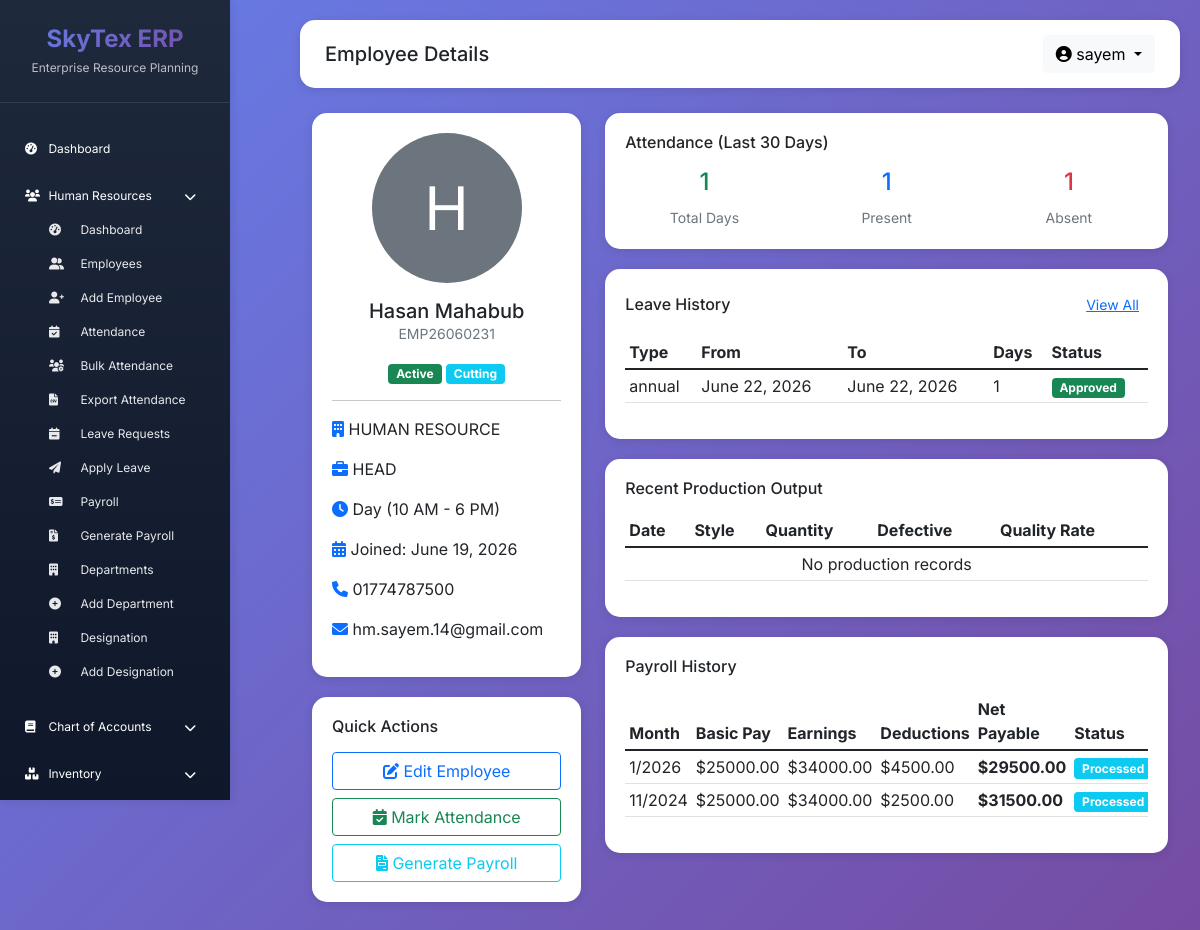
Page /hr/employees/1/ (signed in) on the earlier database version.
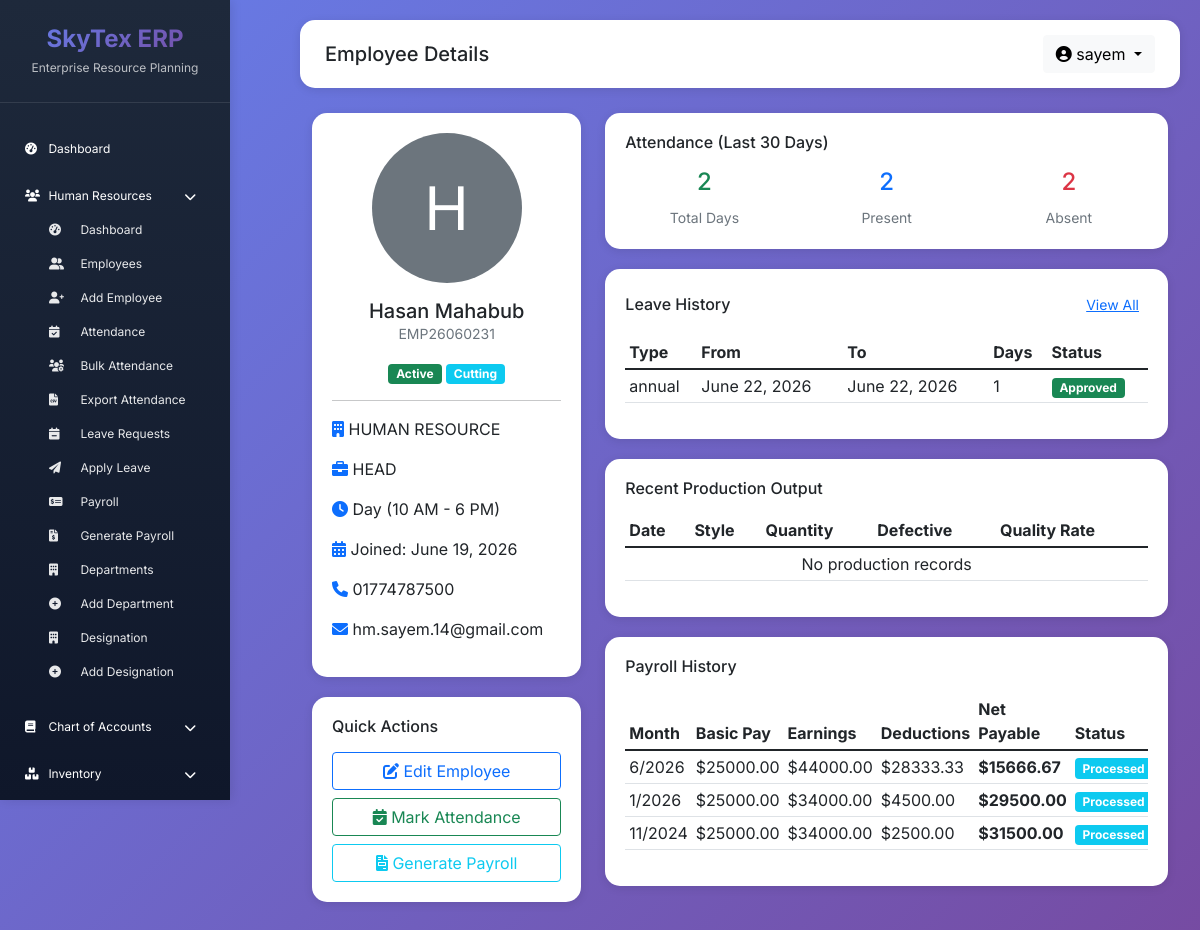
Same page on the later database version.
### apps/hr/models.py (models this page shows, shortened)
class Leave(models.Model):
    LEAVE_TYPES = [
        ('sick', 'Sick Leave'),
        ('casual', 'Casual Leave'),
        ('unpaid', 'Unpaid Leave'),
    ]
    LEAVE_ANNUAL_QUOTA = {
        'casual': 14,
        'sick': 10,
    }
    STATUS_CHOICES = [
        ('pending', 'Pending'),
        ('approved', 'Approved'),
        ('rejected', 'Rejected'),
        ('cancelled', 'Cancelled'),
    ]
    employee = models.ForeignKey(Employee, on_delete=models.CASCADE, related_name='leaves')
    leave_type = models.CharField(max_length=20, choices=LEAVE_TYPES)
    start_date = models.DateField()
    end_date = models.DateField()
    total_days = models.IntegerField()
    reason = models.TextField()
    status = models.CharField(max_length=20, choices=STATUS_CHOICES, default='pending')
    approved_by = models.ForeignKey(User, on_delete=models.SET_NULL, null=True, related_name='approved_leaves')
    approved_date = models.DateField(null=True, blank=True)
    remarks = models.TextField(blank=True)
    created_at = models.DateTimeField(auto_now_add=True)

class Payroll(models.Model):
    STATUS_CHOICES = [
        ('draft', 'Draft'),
        ('processed', 'Processed'),
        ('approved', 'Approved'),
        ('paid', 'Paid'),
        ('cancelled', 'Cancelled'),
    ]
    employee = models.ForeignKey(Employee, on_delete=models.CASCADE, related_name='payrolls')
    month = models.IntegerField()
    year = models.IntegerField()
    basic_pay = models.DecimalField(max_digits=10, decimal_places=2, default=0)
    house_rent = models.DecimalField(max_digits=10, decimal_places=2, default=0)
    medical_allowance = models.DecimalField(max_digits=10, decimal_places=2, default=0)
    transport_allowance = models.DecimalField(max_digits=10, decimal_places=2, default=0)
    piece_rate_earnings = models.DecimalField(max_digits=10, decimal_places=2, default=0)
    overtime_amount = models.DecimalField(max_digits=10, decimal_places=2, default=0)
    bonus = models.DecimalField(max_digits=10, decimal_places=2, default=0)
    incentives = models.DecimalField(max_digits=10, decimal_places=2, default=0)
    other_earnings = models.DecimalField(max_digits=10, decimal_places=2, default=0)
    pf_deduction = models.DecimalField(max_digits=10, decimal_places=2, default=0)
    tax_deduction = models.DecimalField(max_digits=10, decimal_places=2, default=0)
    advance_deduction = models.DecimalField(max_digits=10, decimal_places=2, default=0)
    late_deduction = models.DecimalField(max_digits=10, decimal_places=2, default=0)
    absence_deduction = models.DecimalField(max_digits=10, decimal_places=2, default=0)
    loan_installment = models.DecimalField(max_digits=10, decimal_places=2, default=0)
    other_deductions = models.DecimalField(max_digits=10, decimal_places=2, default=0)
    total_working_days = models.IntegerField(default=26)
    days_present = models.IntegerField(default=0)
    days_absent = models.IntegerField(default=0)
    days_late = models.IntegerField(default=0)
    total_overtime_hours = models.DecimalField(max_digits=5, decimal_places=2, default=0)
    total_earnings = models.DecimalField(max_digits=10, decimal_places=2, default=0)
    total_deductions = models.DecimalField(max_digits=10, decimal_places=2, default=0)
    net_payable = models.DecimalField(max_digits=10, decimal_places=2, default=0)
    status = models.CharField(max_length=20, choices=STATUS_CHOICES, default='draft')
    payment_date = models.DateField(null=True, blank=True)
    payment_method = models.CharField(max_length=50, choices=[
        ('cash', 'Cash'),
        ('bank', 'Bank Transfer'),
        ('cheque', 'Cheque'),
    ], blank=True)
    bank_transaction_id = models.CharField(max_length=100, blank=True)
    remarks = models.TextField(blank=True)
    generated_by = models.ForeignKey(User, on_delete=models.SET_NULL, null=True, related_name='generated_payrolls')
    generated_at = models.DateTimeField(auto_now_add=True)
    approved_by = models.ForeignKey(User, on_delete=models.SET_NULL, null=True, related_name='approved_payrolls')
    approved_at = models.DateTimeField(null=True, blank=True)
    class Meta:
        unique_together = ['employee', 'month', 'year']
        ordering = ['-year', '-month', 'employee__full_name']

### apps/hr/views.py (the view)
# urls.py: path('employees/<int:pk>/', views.employee_detail, name='employee_detail'),
@login_required
def employee_detail(request, pk):
    employee = get_object_or_404(Employee, pk=pk)
    last_30_days = date.today() - timedelta(days=30)
    recent_attendance = Attendance.objects.filter(employee=employee, date__gte=last_30_days).order_by('-date')[:30]
    leaves = Leave.objects.filter(employee=employee).order_by('-start_date')[:10]
    payrolls = Payroll.objects.filter(employee=employee).order_by('-year', '-month')[:6]
    productions = ProductionOutput.objects.filter(employee=employee).order_by('-date')[:10]
    context = {
        'active': 'hr',
        'page_title': f'Employee Details - {employee.full_name}',
        'employee': employee,
        'recent_attendance': recent_attendance,
        'leaves': leaves,
        'payrolls': payrolls,
        'productions': productions,
    }
    return render(request, 'hr/employee_detail.html', context)

### templates/hr/employee_detail.html (shortened to what the changed rows need)
{% extends 'base/base.html' %}
{% load static %}
{% block content %}
<div class="container-fluid">
    <div class="row">
        <div class="col-md-8">
            <div class="stat-card">
                <div class="row text-center">
                    <div class="col-4">
                        <h4 class="text-success">{{ recent_attendance|length }}</h4>
                        <small class="text-muted">Total Days</small>
                    </div>
                    <div class="col-4">
                        <h4 class="text-primary">
                            {{ recent_attendance|dictsort:"status"|length }}
                        </h4>
                        <small class="text-muted">Present</small>
                    </div>
                    <div class="col-4">
                        <h4 class="text-danger">
                            {{ recent_attendance|dictsort:"status"|length }}
                        </h4>
                        <small class="text-muted">Absent</small>
                    </div>
                </div>
            </div>
            <div class="stat-card">
                <div class="table-responsive">
                    <table class="table table-sm">
                        <thead>
                            <tr>
                                <th>Type</th>
                                <th>From</th>
                                <th>To</th>
                                <th>Days</th>
                                <th>Status</th>
                            </tr>
                        </thead>
                        <tbody>
                            {% for leave in leaves %}
                            <tr>
                                <td>{{ leave.get_leave_type_display }}</td>
                                <td>{{ leave.start_date }}</td>
                                <td>{{ leave.end_date }}</td>
                                <td>{{ leave.total_days }}</td>
                                <td>
                                    <span class="badge bg-{% if leave.status == 'approved' %}success{% elif leave.status == 'pending' %}warning{% else %}danger{% endif %}">
                                        {{ leave.get_status_display }}
                                    </span>
                                </td>
                            </tr>
                            {% empty %}
                            <tr>
                                <td colspan="5" class="text-center">No leave records</td>
                            </tr>
                            {% endfor %}
                        </tbody>
                    </table>
                </div>
            </div>
            <div class="stat-card">
                <div class="table-responsive">
                    <table class="table table-sm">
                        <thead>
                            <tr>
                                <th>Date</th>
                                <th>Style</th>
                                <th>Quantity</th>
                                <th>Defective</th>
                                <th>Quality Rate</th>
                            </tr>
                        </thead>
                    </table>
                </div>
            </div>
            <div class="stat-card">
                <div class="table-responsive">
                    <table class="table table-sm">
                        <thead>
                            <tr>
                                <th>Month</th>
                                <th>Basic Pay</th>
                                <th>Earnings</th>
                                <th>Deductions</th>
                                <th>Net Payable</th>
                                <th>Status</th>
                            </tr>
                        </thead>
                        <tbody>
                            {% for payroll in payrolls %}
                            <tr>
                                <td>{{ payroll.month }}/{{ payroll.year }}</td>
                                <td>${{ payroll.basic_pay|floatformat:2 }}</td>
                                <td>${{ payroll.total_earnings|floatformat:2 }}</td>
                                <td>${{ payroll.total_deductions|floatformat:2 }}</td>
                                <td><strong>${{ payroll.net_payable|floatformat:2 }}</strong></td>
                                <td>
                                    <span class="badge bg-{% if payroll.status == 'paid' %}success{% elif payroll.status == 'processed' %}info{% elif payroll.status == 'approved' %}warning{% else %}secondary{% endif %}">
                                        {{ payroll.get_status_display }}
                                    </span>
                                </td>
                            </tr>
                            {% empty %}
                            <tr>
                                <td colspan="6" class="text-center">No payroll records</td>
                            </tr>
                            {% endfor %}
                        </tbody>
                    </table>
                </div>
            </div>
        </div>
    </div>
</div>
{% endblock %}

Differences in the rows shown:
added Payroll: month "6", year "2026", basic_pay "25000.00", total_earnings "44000.00", total_deductions "28333.33", net_payable "15666.67", status "Processed"
Other differences:
{{ recent_attendance|length }}: "1" → "2"
{{ recent_attendance|dictsort:"status"|length }}: "1" → "2"
